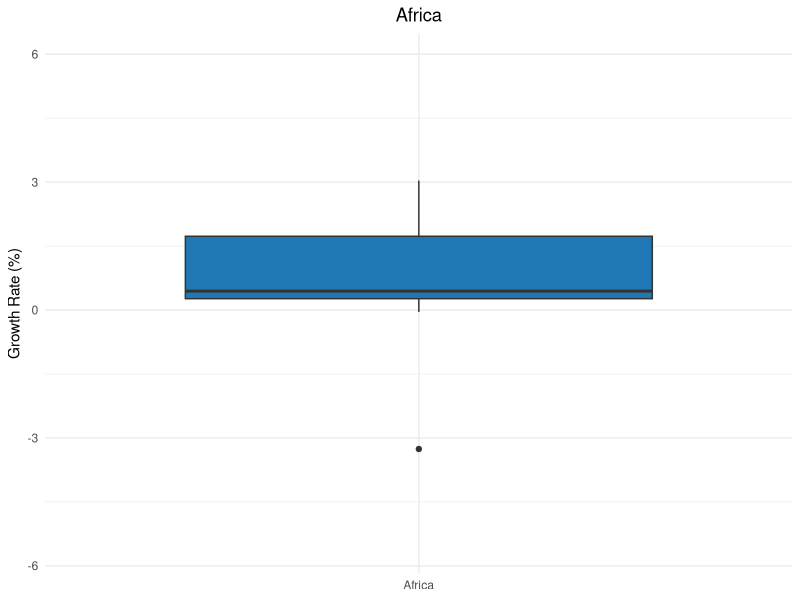
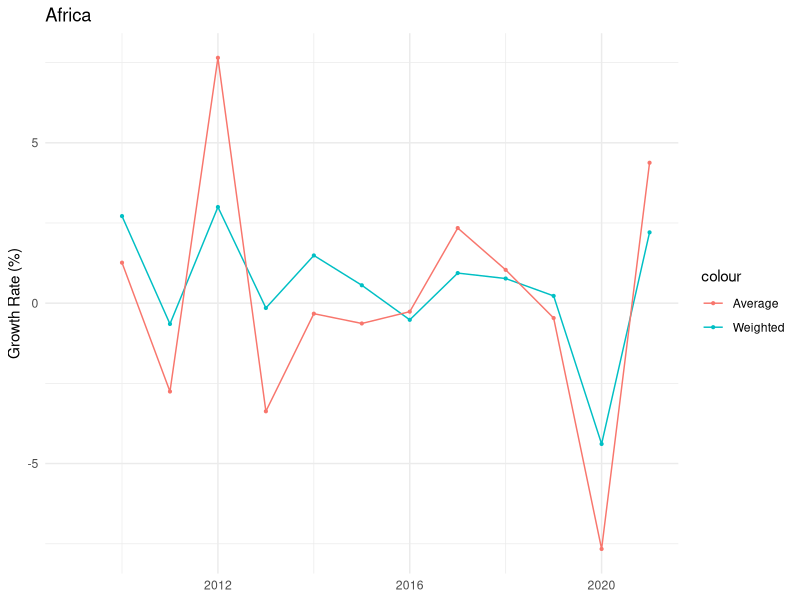
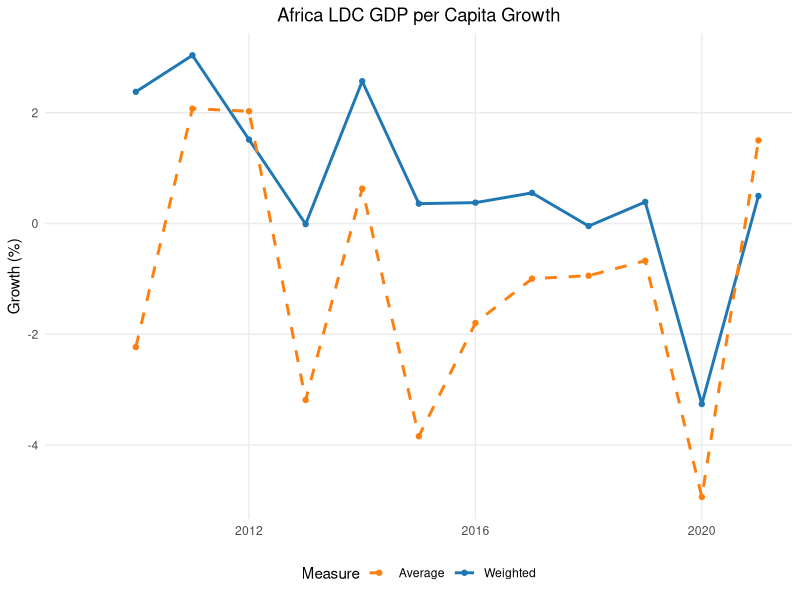
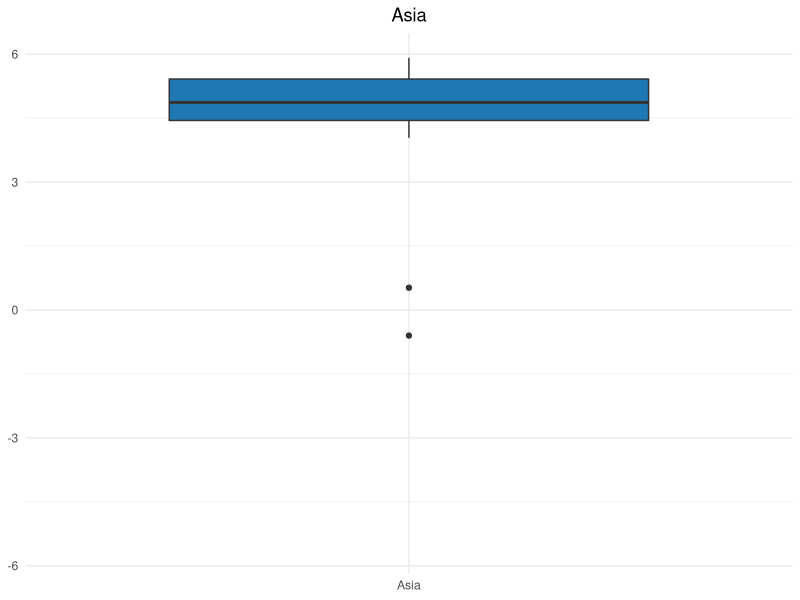
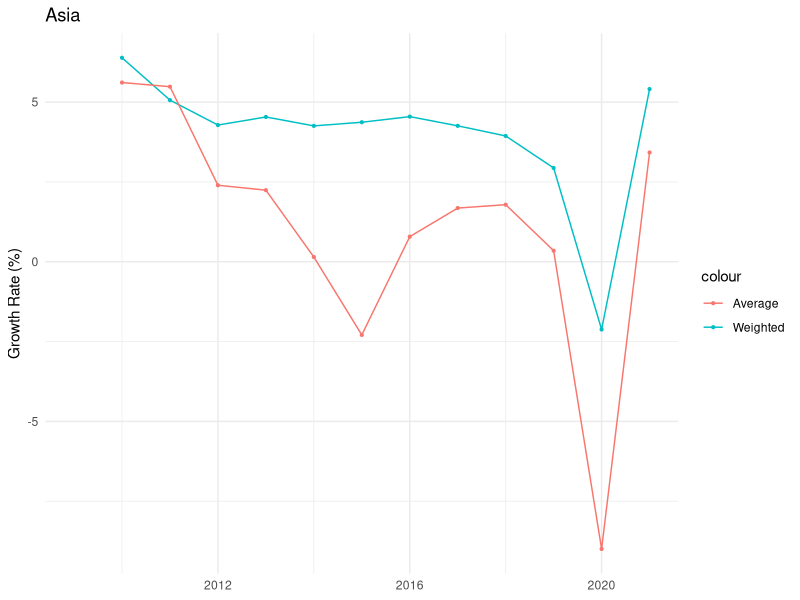
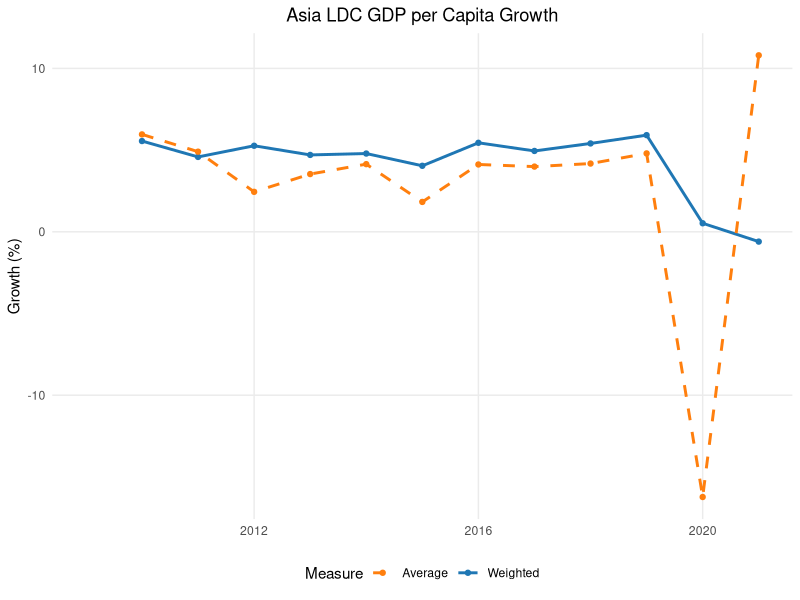
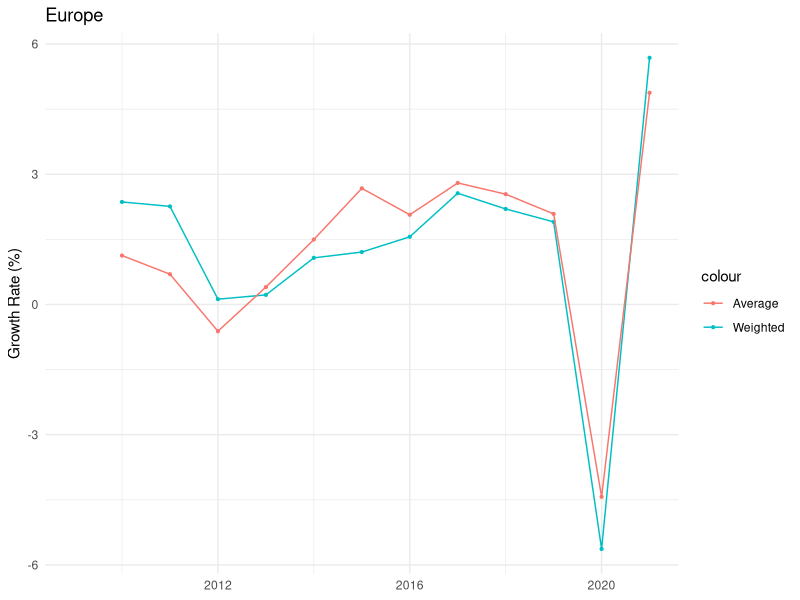
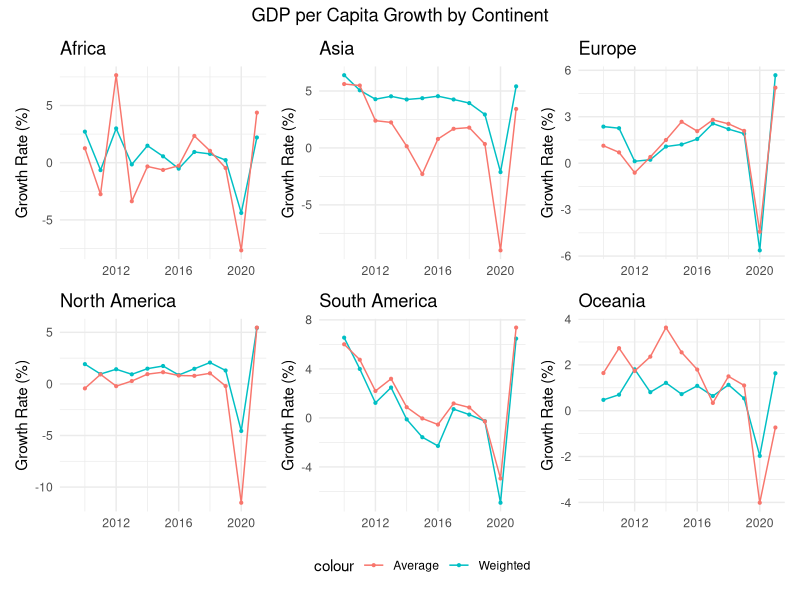

These charts were generated, in order, by the following R code:
library(tidyverse)
library(dplyr)
library(ggplot2)
library(purrr)
library(patchwork)

# Importing Data Sets

Continent_Classification <- read.csv("data sets/continents-according-to-our-world-in-data.csv")
GDP_per_capita <- read.csv("data sets/gdp-per-capita-worldbank.csv")
LDC <- read.csv("data sets/LDC.csv")
World_Population <- read.csv("data sets/world population.csv")
NEET <- read.csv("data sets/youth-not-in-education-employment-training.csv")


# Rename Columns

colnames(GDP_per_capita) <- c("Country", "Code", "Year", "GDP_Per_Capita")
colnames(Continent_Classification) <- c("Country", "Code", "Year", "Continent")
colnames(World_Population) <- c("Country", "Code", "Year", "Population")


# Convert columns to correct types

GDP_per_capita <- GDP_per_capita %>%
  mutate(
    Country = as.character(Country),
    Code = as.character(Code),
    Year = as.integer(Year),
    GDP_Per_Capita = map_dbl(GDP_Per_Capita, as.numeric)
  )

Continent_Classification <- Continent_Classification %>%
  mutate(
    Country = as.character(Country),
    Code = as.character(Code),
    Year = as.integer(Year),
    Continent = as.character(Continent)
  )

World_Population <- World_Population %>%
  mutate(
    Country = as.character(Country),
    Code = as.character(Code),
    Year = as.integer(Year),
    Population = as.numeric(Population)
  )

# Combine Data Sets

GDP_Continent_Population_Combined <- GDP_per_capita %>%
  left_join(Continent_Classification %>% select(Code, Continent), by = "Code") %>%
  left_join(World_Population %>% select(Code, Year, Population), by = c("Code", "Year"))


GDP_Continent_Population_Combined <- GDP_Continent_Population_Combined %>%
  drop_na()


# LDC Classification

GDP_Continent_Population_Combined <- GDP_Continent_Population_Combined %>%
  mutate(LDC_Status = Country %in% LDC$Country & Year %in% LDC$Year)

# Add growth rate

GDP_Continent_Population_Combined <- GDP_Continent_Population_Combined %>%
  arrange(Country, Year) %>%  
  group_by(Country) %>%
  mutate(GDP_growth_rate = (GDP_Per_Capita - lag(GDP_Per_Capita)) / lag(GDP_Per_Capita) * 100) %>%
  ungroup()


# Determine Fair growth Target

# Europe
europemean <- GDP_Continent_Population_Combined %>%
  filter(Continent == "Europe") %>%
  summarise(mean_gdp_pc = mean(GDP_Per_Capita, na.rm = TRUE))

# Asia
asiamean <- GDP_Continent_Population_Combined %>%
  filter(Continent == "Asia") %>%
  summarise(mean_gdp_pc = mean(GDP_Per_Capita, na.rm = TRUE))

# Africa
africamean <- GDP_Continent_Population_Combined %>%
  filter(Continent == "Africa") %>%
  summarise(mean_gdp_pc = mean(GDP_Per_Capita, na.rm = TRUE))

# North America
northamericamean <- GDP_Continent_Population_Combined %>%
  filter(Continent == "North America") %>%
  summarise(mean_gdp_pc = mean(GDP_Per_Capita, na.rm = TRUE))

# South America
southamericamean <- GDP_Continent_Population_Combined %>%
  filter(Continent == "South America") %>%
  summarise(mean_gdp_pc = mean(GDP_Per_Capita, na.rm = TRUE))

# Oceania
oceaniamean <- GDP_Continent_Population_Combined %>%
  filter(Continent == "Oceania") %>%
  summarise(mean_gdp_pc = mean(GDP_Per_Capita, na.rm = TRUE))



# Combine your six means into one data frame
means_df <- data.frame(
  Continent = c("Europe", "Asia", "Africa", "North America", "South America", "Oceania"),
  mean_gdp_pc = c(
    europemean$mean_gdp_pc,
    asiamean$mean_gdp_pc,
    africamean$mean_gdp_pc,
    northamericamean$mean_gdp_pc,
    southamericamean$mean_gdp_pc,
    oceaniamean$mean_gdp_pc
  )
)

# Plot with legend
TargetGrowth <- GDP_Continent_Population_Combined %>%
  filter(GDP_growth_rate > -10, GDP_growth_rate < 10, GDP_Per_Capita < 60000) %>%
  ggplot(aes(x = GDP_Per_Capita, y = GDP_growth_rate)) +
  geom_point(alpha = 0.3, size = 0.5) +
  geom_smooth(method = "lm", se = FALSE, color = "black") +
  geom_vline(data = means_df,
             aes(xintercept = mean_gdp_pc, color = Continent),
             linetype = "dashed", size = 0.7) +
  labs(title = "GDP per Capita vs GDP Growth Rate with Continent Means",
       x = "GDP per Capita", y = "GDP Growth Rate (%)",
       color = "Continent") +
  theme_minimal() +
  theme(plot.title = element_text(hjust = 0.5),
        legend.position = "bottom")

# output


# 1) Fit the linear model on your filtered data (same filters as your plot)
plot_df <- GDP_Continent_Population_Combined %>%
  filter(GDP_growth_rate > -10,
         GDP_growth_rate < 10,
         GDP_Per_Capita < 60000)

m <- lm(GDP_growth_rate ~ GDP_Per_Capita, data = plot_df)

# 2) Combine your six mean values
means_df <- data.frame(
  Continent    = c("Europe", "Asia", "Africa", "North America", "South America", "Oceania"),
  mean_gdp_pc  = c(
    europemean$mean_gdp_pc,
    asiamean$mean_gdp_pc,
    africamean$mean_gdp_pc,
    northamericamean$mean_gdp_pc,
    southamericamean$mean_gdp_pc,
    oceaniamean$mean_gdp_pc
  )
)

# 3) Predict growth at each mean GDP per capita (these are your 6 values)
means_df$predicted_growth_at_mean <- predict(m, newdata = data.frame(GDP_Per_Capita = means_df$mean_gdp_pc))

# 4) Output neatly (rounded)
result <- means_df %>%
  mutate(
    mean_gdp_pc = round(mean_gdp_pc, 2),
    predicted_growth_at_mean = round(predicted_growth_at_mean, 3)
  )

result



# filter the years from 2009-2021
GDP_Continent_Population_Combined <- GDP_Continent_Population_Combined %>%
  filter(Year >= 2009 & Year <= 2021)


# Compute Continent Growth

continent_growth <- GDP_Continent_Population_Combined %>%
  group_by(Continent, Year) %>%
  summarise(
    weighted_gdp_pc = sum(GDP_Per_Capita * Population, na.rm = TRUE) / sum(Population, na.rm = TRUE), # weighted gdp_pc
    average_gdp_pc  = mean(GDP_Per_Capita, na.rm = TRUE),  # average gdp_pc
    .groups = "drop"
  ) %>%
  arrange(Continent, Year) %>%
  group_by(Continent) %>%
  mutate(weighted_growth = (weighted_gdp_pc / lag(weighted_gdp_pc) - 1) * 100) %>% # growth rate weighted by population
  mutate(average_growth = (average_gdp_pc / lag(average_gdp_pc) - 1) * 100) %>% # Average growth rate
  ungroup()


# NA during the years will affect accuracy of gdp growth rate
na_counts <- GDP_Continent_Population_Combined %>%
  group_by(Continent, Year) %>%
  summarise(
    na_GDP_growth_rate = sum(is.na(GDP_growth_rate)),
    .groups = "drop"
  ) %>%
  arrange(Continent, Year)
# Europe in 1995 is unreliable because 8 country have NA growth rate


# Plotting the graph for Continents


# Africa
Africa_growth <- ggplot(subset(continent_growth, Continent == "Africa"), aes(x = Year)) +
  geom_line(aes(y = weighted_growth, color = "Weighted")) +
  geom_point(aes(y = weighted_growth, color = "Weighted"), size = 0.75) +
  geom_line(aes(y = average_growth, color = "Average")) +
  geom_point(aes(y = average_growth, color = "Average"), size = 0.75) +
  labs(title = "Africa", y = "Growth Rate (%)", x = NULL) +
  theme_minimal()

# Asia
Asia_growth <- ggplot(subset(continent_growth, Continent == "Asia"), aes(x = Year)) +
  geom_line(aes(y = weighted_growth, color = "Weighted")) +
  geom_point(aes(y = weighted_growth, color = "Weighted"), size = 0.75) +
  geom_line(aes(y = average_growth, color = "Average")) +
  geom_point(aes(y = average_growth, color = "Average"), size = 0.75) +
  labs(title = "Asia", y = "Growth Rate (%)", x = NULL) +
  theme_minimal()

# Europe
Europe_growth <- ggplot(subset(continent_growth, Continent == "Europe"), aes(x = Year)) +
  geom_line(aes(y = weighted_growth, color = "Weighted")) +
  geom_point(aes(y = weighted_growth, color = "Weighted"), size = 0.75) +
  geom_line(aes(y = average_growth, color = "Average")) +
  geom_point(aes(y = average_growth, color = "Average"), size = 0.75) +
  labs(title = "Europe", y = "Growth Rate (%)", x = NULL) +
  theme_minimal()

# North America
NorthAmerica_growth <- ggplot(subset(continent_growth, Continent == "North America"), aes(x = Year)) +
  geom_line(aes(y = weighted_growth, color = "Weighted")) +
  geom_point(aes(y = weighted_growth, color = "Weighted"), size = 0.75) +
  geom_line(aes(y = average_growth, color = "Average")) +
  geom_point(aes(y = average_growth, color = "Average"), size = 0.75) +
  labs(title = "North America", y = "Growth Rate (%)", x = NULL) +
  theme_minimal()

# South America
SouthAmerica_growth <- ggplot(subset(continent_growth, Continent == "South America"), aes(x = Year)) +
  geom_line(aes(y = weighted_growth, color = "Weighted")) +
  geom_point(aes(y = weighted_growth, color = "Weighted"), size = 0.75) +
  geom_line(aes(y = average_growth, color = "Average")) +
  geom_point(aes(y = average_growth, color = "Average"), size = 0.75) +
  labs(title = "South America", y = "Growth Rate (%)", x = NULL) +
  theme_minimal()

# Oceania
Oceania_growth <- ggplot(subset(continent_growth, Continent == "Oceania"), aes(x = Year)) +
  geom_line(aes(y = weighted_growth, color = "Weighted")) +
  geom_point(aes(y = weighted_growth, color = "Weighted"), size = 0.75) +
  geom_line(aes(y = average_growth, color = "Average")) +
  geom_point(aes(y = average_growth, color = "Average"), size = 0.75) +
  labs(title = "Oceania", y = "Growth Rate (%)", x = NULL) +
  theme_minimal()

# Combine all six with one shared legend
Growth_Combined_Plot <- (Africa_growth | Asia_growth | Europe_growth) /
  (NorthAmerica_growth | SouthAmerica_growth | Oceania_growth) +
  plot_annotation(title = "GDP per Capita Growth by Continent",
                  theme = theme(plot.title = element_text(hjust = 0.5))) +
  plot_layout(guides = "collect") &
  theme(legend.position = "bottom")




# Share of LDC meeting the 7% target every year

ldc_target_share <- GDP_Continent_Population_Combined %>%
  filter(LDC_Status) %>%                                   # keep only LDCs
  group_by(Continent, Year) %>%
  summarise(
    n_ldc         = n_distinct(Country),                   # LDC count observed
    n_meet        = n_distinct(Country[GDP_growth_rate >= 7]),
    share_meeting = if_else(n_ldc > 0, 100 * n_meet / n_ldc, NA_real_), # percent
    .groups = "drop"
  )

# Plot the share of LDC meeting target

LDCShare <- ggplot(ldc_target_share, aes(x = Year, y = share_meeting, color = Continent)) +
  geom_line(size = 0.5) +
  geom_point(size=0.7) +
  labs(
    title = "Share of LDCs Meeting the UN ≥7% GDP Growth Target by Continents",
    x = "Year",
    y = "% of LDCs meeting target",
    color = "Continent"
  ) +
  theme_minimal(base_size = 12) +
  theme(
    legend.position = "bottom",
    plot.title = element_text(hjust = 0.5)   # center title
  )


# The growth rate of LDC


# LDC GDP per capita growth (weighted vs average) by continent-year

ldc_continent_growth <- GDP_Continent_Population_Combined %>%
  filter(LDC_Status) %>%
  group_by(Continent, Year) %>%
  summarise(
    weighted_gdp_pc_ldc = sum(GDP_Per_Capita * Population, na.rm = TRUE) / 
      sum(Population, na.rm = TRUE),
    average_gdp_pc_ldc  = mean(GDP_Per_Capita, na.rm = TRUE),
    .groups = "drop"
  ) %>%
  arrange(Continent, Year) %>%
  group_by(Continent) %>%
  mutate(
    weighted_growth_ldc = (weighted_gdp_pc_ldc / lag(weighted_gdp_pc_ldc) - 1) * 100,
    average_growth_ldc  = (average_gdp_pc_ldc  / lag(average_gdp_pc_ldc)  - 1) * 100
  ) %>%
  ungroup()

# Africa

Africa_LDC <- ggplot(subset(ldc_continent_growth, Continent == "Africa"), aes(x = Year)) +
  geom_line(aes(y = weighted_growth_ldc, color = "Weighted"), linewidth = 1) +
  geom_point(aes(y = weighted_growth_ldc, color = "Weighted"), size = 1.5) +
  geom_line(aes(y = average_growth_ldc,  color = "Average"), linewidth = 1, linetype = "dashed") +
  geom_point(aes(y = average_growth_ldc,  color = "Average"), size = 1.5) +
  scale_color_manual(values = c("Weighted" = "#1f77b4", "Average" = "#ff7f0e")) +
  labs(title = "Africa LDC GDP per Capita Growth", y = "Growth (%)", x = NULL, color = "Measure") +
  theme_minimal() +
  theme(
    legend.position = "bottom",
    panel.grid.minor = element_blank(),
    plot.title = element_text(hjust = 0.5)
  )

# Asia

# Graph after 1995 because Maldive is included as LDC in 1995 which caused distortion
ldc_continent_growth_Asia <- ldc_continent_growth %>%
  filter(Continent == "Asia", Year %in% 1996:2021)

Asia_LDC <- ggplot(ldc_continent_growth_Asia, aes(x = Year)) +
  geom_line(aes(y = weighted_growth_ldc, color = "Weighted"), linewidth = 1) +
  geom_point(aes(y = weighted_growth_ldc, color = "Weighted"), size = 1.5) +
  geom_line(aes(y = average_growth_ldc,  color = "Average"), linewidth = 1, linetype = "dashed") +
  geom_point(aes(y = average_growth_ldc,  color = "Average"), size = 1.5) +
  scale_color_manual(values = c("Weighted" = "#1f77b4", "Average" = "#ff7f0e")) +
  labs(title = "Asia LDC GDP per Capita Growth", y = "Growth (%)", x = NULL, color = "Measure") +
  theme_minimal() +
  theme(
    legend.position = "bottom",
    panel.grid.minor = element_blank(),
    plot.title = element_text(hjust = 0.5)
  )

# The sharp decline in 2020 was due to Maldives, having a -34% decline

# Oceania

Oceania_LDC <- ggplot(subset(ldc_continent_growth, Continent == "Oceania"), aes(x = Year)) +
  geom_line(aes(y = weighted_growth_ldc, color = "Weighted"), linewidth = 1) +
  geom_point(aes(y = weighted_growth_ldc, color = "Weighted"), size = 1.5) +
  geom_line(aes(y = average_growth_ldc,  color = "Average"), linewidth = 1, linetype = "dashed") +
  geom_point(aes(y = average_growth_ldc,  color = "Average"), size = 1.5) +
  scale_color_manual(values = c("Weighted" = "#1f77b4", "Average" = "#ff7f0e")) +
  labs(title = "Oceania LDC GDP per Capita Growth", y = "Growth (%)", x = NULL, color = "Measure") +
  theme_minimal() +
  theme(
    legend.position = "bottom",
    panel.grid.minor = element_blank(),
    plot.title = element_text(hjust = 0.5)
  )


# Box Plot to Show Distribution

# Common y-limits across the three continents (ignoring NAs)
ylim_range <- ldc_continent_growth %>%
  filter(Continent %in% c("Africa", "Asia", "Oceania")) %>%
  pull(weighted_growth_ldc) %>%
  range(na.rm = TRUE)

# Africa
Africa_box <- ggplot(subset(ldc_continent_growth, Continent == "Africa" & !is.na(weighted_growth_ldc)),
                     aes(x = "Africa", y = weighted_growth_ldc)) +
  geom_boxplot(fill = "#1f77b4") +
  coord_cartesian(ylim = ylim_range) +
  labs(title = "Africa", x = NULL, y = "Growth Rate (%)") +
  theme_minimal() +
  theme(plot.title = element_text(hjust = 0.5))

# Asia
Asia_box <- ggplot(subset(ldc_continent_growth, Continent == "Asia" & !is.na(weighted_growth_ldc)),
                   aes(x = "Asia", y = weighted_growth_ldc)) +
  geom_boxplot(fill = "#1f77b4") +
  coord_cartesian(ylim = ylim_range) +
  labs(title = "Asia", x = NULL, y = NULL) +
  theme_minimal() +
  theme(plot.title = element_text(hjust = 0.5))

# Oceania
Oceania_box <- ggplot(subset(ldc_continent_growth, Continent == "Oceania" & !is.na(weighted_growth_ldc)),
                      aes(x = "Oceania", y = weighted_growth_ldc)) +
  geom_boxplot(fill = "#1f77b4") +
  coord_cartesian(ylim = ylim_range) +
  labs(title = "Oceania", x = NULL, y = NULL) +
  theme_minimal() +
  theme(plot.title = element_text(hjust = 0.5))

# Combine into one row with a shared title
LDC_Distribution_Combined <- (Africa_box | Asia_box | Oceania_box) +
  plot_annotation(
    title = "Distribution of Weighted LDC GDP per Capita Growth",
    theme = theme(plot.title = element_text(hjust = 0.5))
  )




